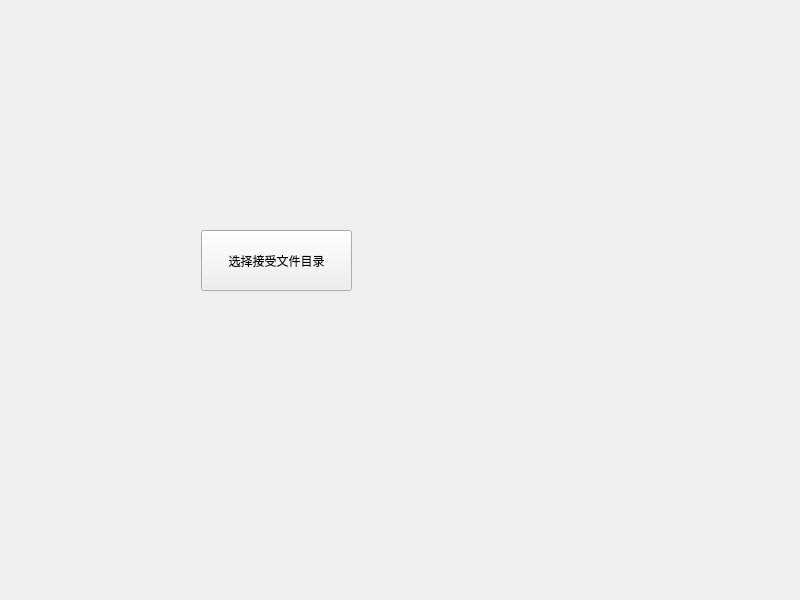
<?xml version="1.0" encoding="UTF-8"?>
<ui version="4.0">
 <class>Widget</class>
 <widget class="QWidget" name="Widget">
  <property name="geometry">
   <rect>
    <x>0</x>
    <y>0</y>
    <width>800</width>
    <height>600</height>
   </rect>
  </property>
  <property name="windowTitle">
   <string>Widget</string>
  </property>
  <property name="windowIcon">
   <iconset resource="res.qrc">
    <normaloff>:/res/print.png</normaloff>:/res/print.png</iconset>
  </property>
  <widget class="QPushButton" name="pushButton">
   <property name="geometry">
    <rect>
     <x>201</x>
     <y>230</y>
     <width>151</width>
     <height>61</height>
    </rect>
   </property>
   <property name="text">
    <string>选择接受文件目录</string>
   </property>
  </widget>
 </widget>
 <resources>
  <include location="res.qrc"/>
 </resources>
 <connections/>
</ui>
